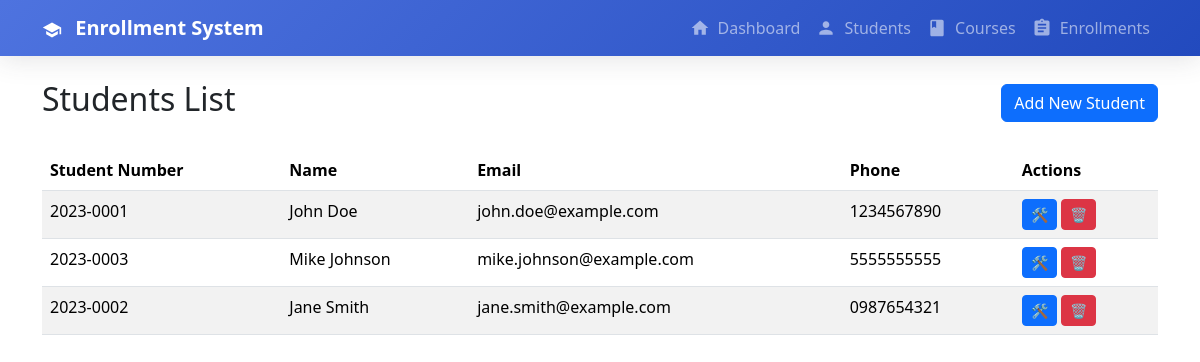
Page /students/index.php on the committed database.
### tables this page shows
CREATE TABLE IF NOT EXISTS students (
    id INT PRIMARY KEY AUTO_INCREMENT,
    student_number VARCHAR(20) UNIQUE NOT NULL,
    first_name VARCHAR(50) NOT NULL,
    last_name VARCHAR(50) NOT NULL,
    email VARCHAR(100) UNIQUE NOT NULL,
    phone VARCHAR(20),
    address TEXT,
    created_at TIMESTAMP DEFAULT CURRENT_TIMESTAMP
);

### students/index.php (the view, shortened to what this page needs)
<?php
require_once '../includes/config.php';
$query = "SELECT * FROM students ORDER BY last_name, first_name";
$result = mysqli_query($conn, $query);
?>
<!DOCTYPE html>
<html lang="en">
<head>
    <link rel="stylesheet" href="../includes/style.css">
    <link href="/enrollment/bootstrap-5.3.3-dist/bootstrap-5.3.3-dist/css/bootstrap.min.css" rel="stylesheet">
</head>
<body>
    <?php
        include '../includes/nav.php';
    ?>
    <div class="container mt-4">
        <div class="d-flex justify-content-between align-items-center mb-4">
            <h2>Students List</h2>
            <a href="add.php" class="btn btn-primary">Add New Student</a>
        </div>
        <?php if(mysqli_num_rows($result) > 0):?>
            <div class="table-responsive">
                <table class="table table-striped">
                    <thead>
                        <tr>
                            <th>Student Number</th>
                            <th>Name</th>
                            <th>Email</th>
                            <th>Phone</th>
                            <th>Actions</th>
                        </tr>
                    </thead>
                    <tbody>
                        <?php while($student = mysqli_fetch_assoc($result)): ?>
                            <tr>
                                <td><?= htmlspecialchars($student['student_number']) ?></td>
                                <td><?= htmlspecialchars($student['first_name'] . ' ' . $student['last_name']) ?></td>
                                <td><?= htmlspecialchars($student['email']) ?></td>
                                <td><?= htmlspecialchars($student['phone']) ?></td>
                                <td>
                                    <a href="edit.php?id=<?= $student['id'] ?>" class="btn btn-sm btn-primary">🛠️</a>
                                    <a href="delete.php?id=<?= $student['id'] ?>" class="btn btn-sm btn-danger" onclick="return confirm('Are you sure you want to delete this student?')">🗑️</a>
                                </td>
                            </tr>
                        <?php endwhile; ?>
                    </tbody>
                </table>
            </div>
        <?php else: ?>
            <div class="alert alert-info">No enrollments found.</div>
        <?php endif; ?>
    </div>
</body>
</html>

### includes/nav.php (shortened to what this page needs)
<nav class="navbar navbar-expand-md navbar-dark">
        <div class="container">
            <a class="navbar-brand" href="index.php">
                <svg class="icon" viewBox="0 0 24 24">
                    <path d="M12 3L1 9l11 6 9-4.91V17h2V9M5 13.18v4L12 21l7-3.82v-4L12 17l-7-3.82z"/>
                </svg>
                Enrollment System
            </a>
            <div class="collapse navbar-collapse" id="navbarNav">
                <ul class="navbar-nav ms-auto">
                    <li class="nav-item">
                        <a class="nav-link d-flex align-items-center" href="/enrollment/home/index.php">
                            <svg class="icon" viewBox="0 0 24 24">
                                <path d="M10 20v-6h4v6h5v-8h3L12 3 2 12h3v8z"/>
                            </svg>
                            Dashboard
                        </a>
                    </li>
                    <li class="nav-item">
                        <a class="nav-link d-flex align-items-center" href="/enrollment/students/index.php">
                            <svg class="icon" viewBox="0 0 24 24">
                                <path d="M12 12c2.21 0 4-1.79 4-4s-1.79-4-4-4-4 1.79-4 4 1.79 4 4 4zm0 2c-2.67 0-8 1.34-8 4v2h16v-2c0-2.66-5.33-4-8-4z"/>
                            </svg>
                            Students
                        </a>
                    </li>
                    <li class="nav-item">
                        <a class="nav-link d-flex align-items-center" href="/enrollment/courses/index.php">
                            <svg class="icon" viewBox="0 0 24 24">
                                <path d="M18 2H6c-1.1 0-2 .9-2 2v16c0 1.1.9 2 2 2h12c1.1 0 2-.9 2-2V4c0-1.1-.9-2-2-2zM6 4h5v8l-2.5-1.5L6 12V4z"/>
                            </svg>
                            Courses
                        </a>
                    </li>
                    <li class="nav-item">
                        <a class="nav-link d-flex align-items-center" href="/enrollment/enrollments/index.php">
                            <svg class="icon" viewBox="0 0 24 24">
                                <path d="M19 3h-4.18C14.4 1.84 13.3 1 12 1c-1.3 0-2.4.84-2.82 2H5c-1.1 0-2 .9-2 2v14c0 1.1.9 2 2 2h14c1.1 0 2-.9 2-2V5c0-1.1-.9-2-2-2zm-7 0c.55 0 1 .45 1 1s-.45 1-1 1-1-.45-1-1 .45-1 1-1zm2 14H7v-2h7v2zm3-4H7v-2h10v2zm0-4H7V7h10v2z"/>
                            </svg>
                            Enrollments
                        </a>
                    </li>
                </ul>
            </div>
        </div>
    </nav>

### includes/style.css (style rules this page uses)
:root { --primary-color: #4e73df; --secondary-color: #1cc88a; --accent-color: #f6c23e; --dark-color: #5a5c69; }
body { background-color: #f8f9fc; font-family: 'Nunito', -apple-system, BlinkMacSystemFont, sans-serif; }
.navbar { box-shadow: 0 0.15rem 1.75rem 0 rgba(58, 59, 69, 0.15); background: linear-gradient(135deg, var(--primary-color) 0%, #224abe 100%) !important; }
.navbar-brand { font-weight: 800; font-size: 1.5rem; }
.btn-primary { background-color: var(--primary-color); border-color: var(--primary-color); }
.icon { width: 20px; height: 20px; margin-right: 8px; vertical-align: middle; fill: currentColor; }

### rows in the picture
students: student_number "2023-0001", first_name+last_name "John Doe", email "john.doe@example.com", phone "1234567890"
students: student_number "2023-0003", first_name+last_name "Mike Johnson", email "mike.johnson@example.com", phone "5555555555"
students: student_number "2023-0002", first_name+last_name "Jane Smith", email "jane.smith@example.com", phone "0987654321"
